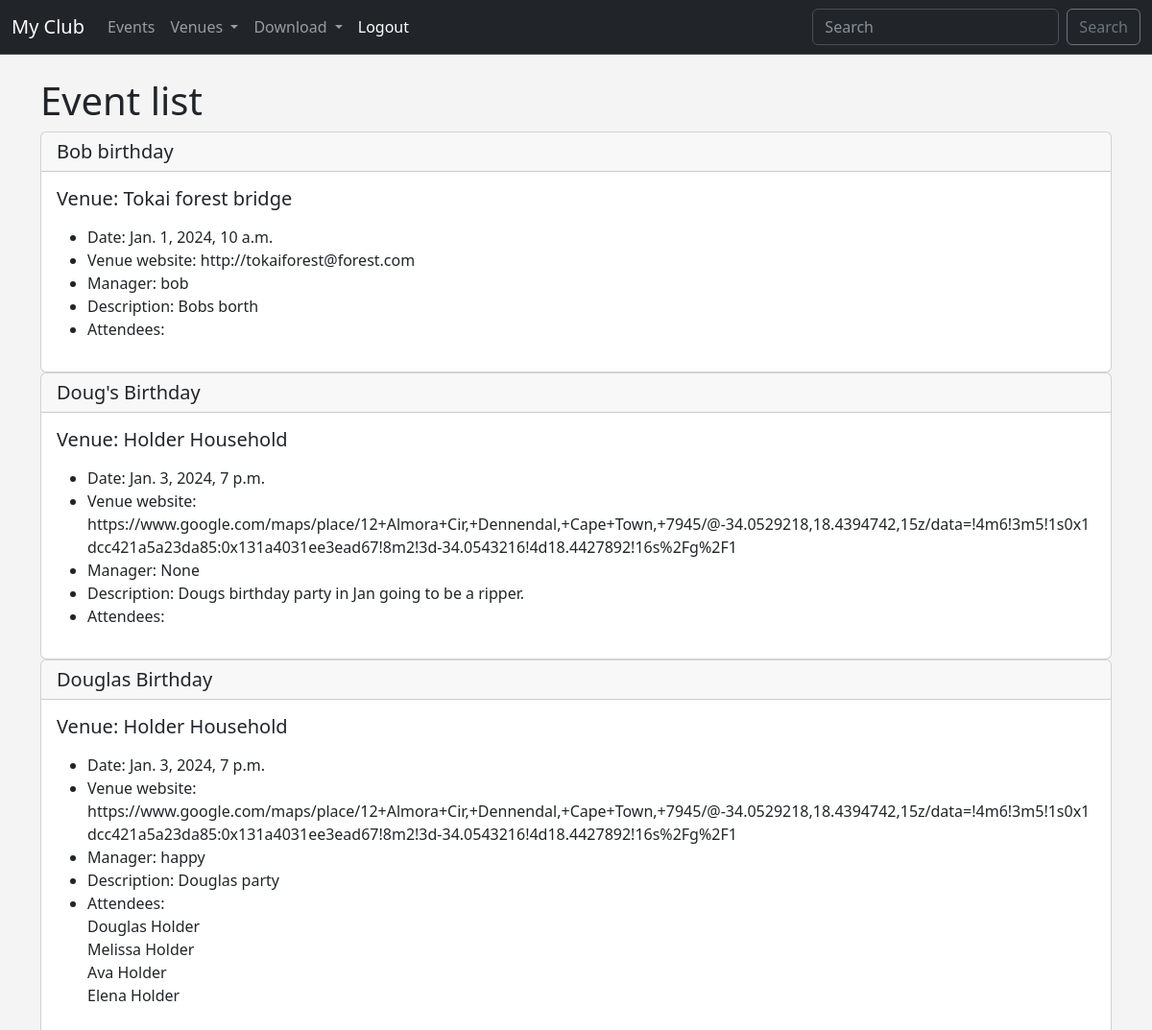
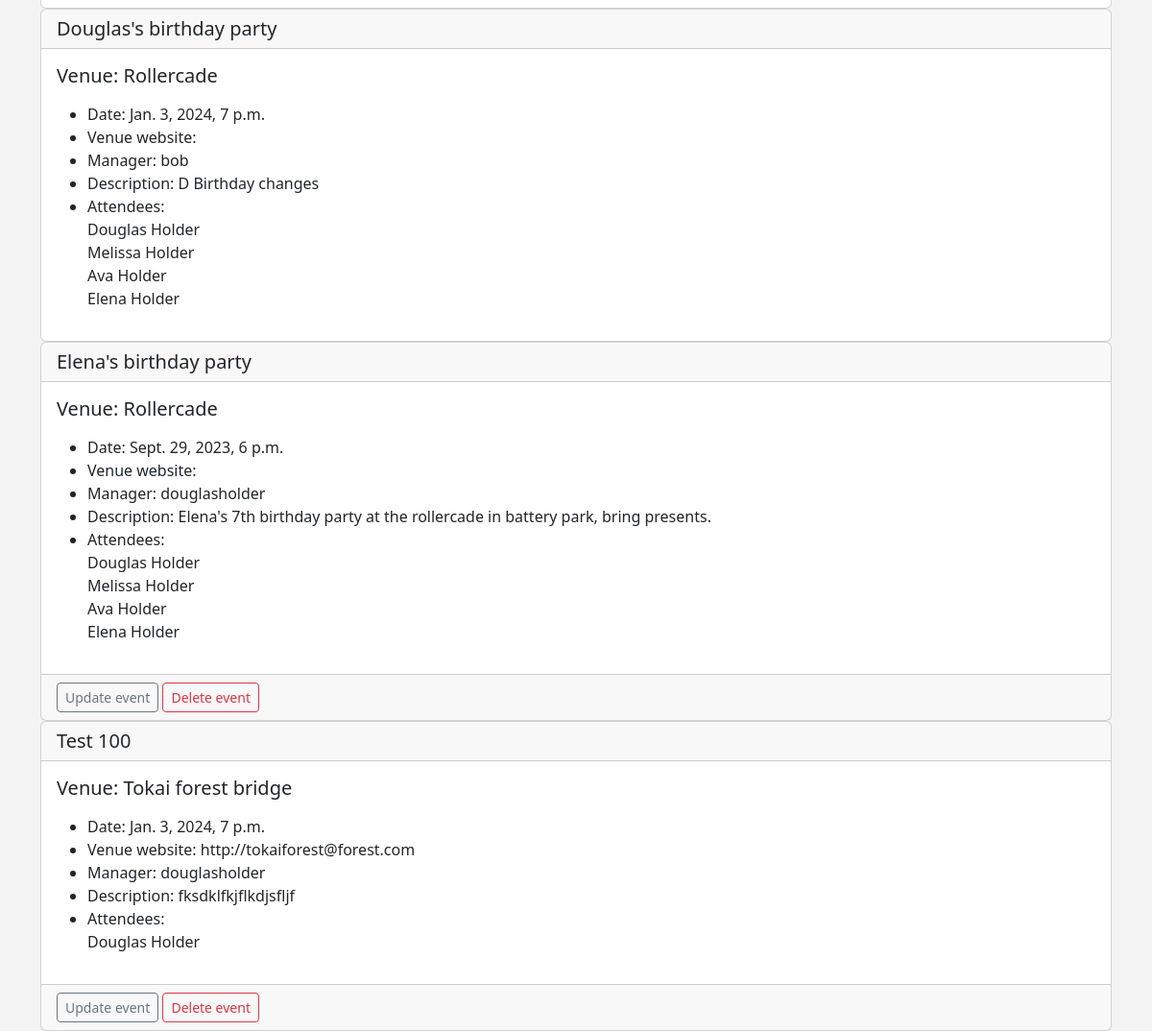
Page /events (signed in) on the committed database (2 pictures, top to bottom).
### events/models.py (models this page shows)
class Event(models.Model):
    name = models.CharField('Event Name', max_length=120)
    event_date = models.DateTimeField('Event Date')
    venue = models.ForeignKey(Venue, blank=True, null=True, on_delete=models.CASCADE)
    manager = models.ForeignKey(User, blank=True, null=True, on_delete=models.SET_NULL)
    description = models.TextField(blank=True)
    attendees = models.ManyToManyField(MyClubUser, blank=True)
    def __str__(self):
        return self.name

class Venue(models.Model):
    name = models.CharField('Venue Name', max_length=120)
    address = models.CharField(max_length=400)
    telephone = models.CharField('Tel', max_length=20, blank=True)
    website = models.URLField('Web Address', blank=True)
    email_address = models.EmailField('Email address', blank=True)
    owner = models.IntegerField("Venue Owner", blank=False, default=1)
    venue_image = models.ImageField(null=True, blank=True, upload_to="images/")
    def __str__(self):
        return self.name

class MyClubUser(models.Model):
    first_name = models.CharField(max_length=30)
    last_name = models.CharField(max_length=30)
    email = models.EmailField('User mail', max_length=120)
    def __str__(self):
        return self.first_name + ' ' + self.last_name

### events/views.py (the view)
# urls.py: path('events', views.all_events, name='events_list'),
def all_events(request):
    events_list = Event.objects.all().order_by('name')
    return render(request, 'events/events_list.html',
                  {'events_list': events_list})

### events/templates/events/events_list.html (shortened to what this page needs)
{% extends 'events/base.html' %}
{% block content %}
  <h1>Event list</h1>
{% for event in events_list %}
<div class="card">
  <h5 class="card-header">{{ event }}</h5>
  <div class="card-body">
    <h5 class="card-title">Venue: {{ event.venue }}</h5>
    <p class="card-text">
  <ul>
    <li>Date: {{ event.event_date }}</li>
    <li>Venue website: {{ event.venue.website }}</li>
    <li>Manager: {{ event.manager }}</li>
    <li>Description: {{ event.description }}</li>
    <li>Attendees:<br/>
      {% for user in event.attendees.all %}
      {{ user }}<br/>
      {% endfor %}
    </li>
  </div>
  {% if user.is_authenticated %}
    {% if user == event.manager %}
    <div class="card-footer text-body-secondary">
      <a href="{% url 'update-event' event.id %}" class="btn btn-outline-secondary btn-sm">Update event<a/>
        <a href="{% url 'delete-event' event.id %}" class="btn btn-outline-danger btn-sm">Delete event<a/>
    </div>
    {% endif %}
  {% endif %}
</div>
    {% endfor %}
{% endblock %}

### events/templates/events/base.html (style rules this page uses)
body { background: #f4f4f4; }

### rows in the picture
Event: name "Bob birthday", venue "Tokai forest bridge", event_date "Jan. 1, 2024, 10 a.m.", venue.website "http://tokaiforest@forest.com", manager "bob", description "Bobs borth"
Event: name "Doug's Birthday", venue "Holder Household", event_date "Jan. 3, 2024, 7 p.m.", venue.website "https://www.google.com/maps/place/12+Almora+Cir,+Dennendal,+Cape+Town,+7945/@-34.0529218,18.4394742,15z/data=!4m6!3m5!1s0x1dcc421a5a23da85:0x131a4031ee3ead67!8m2!3d-34.0543216!4d18.4427892!16s%2Fg%2F1", manager "None", description "Dougs birthday party in Jan going to be a ripper."
Event: name "Douglas Birthday", venue "Holder Household", event_date "Jan. 3, 2024, 7 p.m.", venue.website "https://www.google.com/maps/place/12+Almora+Cir,+Dennendal,+Cape+Town,+7945/@-34.0529218,18.4394742,15z/data=!4m6!3m5!1s0x1dcc421a5a23da85:0x131a4031ee3ead67!8m2!3d-34.0543216!4d18.4427892!16s%2Fg%2F1", manager "happy", description "Douglas party"
MyClubUser: first_name+last_name "Douglas Holder"
MyClubUser: first_name+last_name "Melissa Holder"
MyClubUser: first_name+last_name "Ava Holder"
MyClubUser: first_name+last_name "Elena Holder"
Event: name "Douglas's birthday party", venue "Rollercade", event_date "Jan. 3, 2024, 7 p.m.", manager "bob", description "D Birthday changes"
Event: name "Elena's birthday party", venue "Rollercade", event_date "Sept. 29, 2023, 6 p.m.", manager "douglasholder", description "Elena's 7th birthday party at the rollercade in battery park, bring presents.", shows "Update event"
Event: name "Test 100", venue "Tokai forest bridge", event_date "Jan. 3, 2024, 7 p.m.", venue.website "http://tokaiforest@forest.com", manager "douglasholder", description "fksdklfkjflkdjsfljf", shows "Update event"
